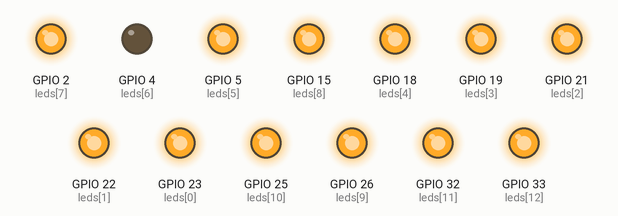
This sketch was run on a simulated ESP32. Shown: output pins drawn as LEDs (lit = HIGH).

Above: at 0.5 s.
At 1.2 s:
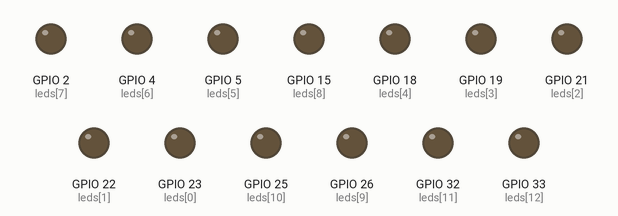
At 2.0 s:
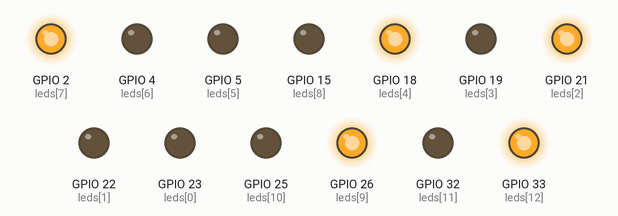
At 3.5 s:
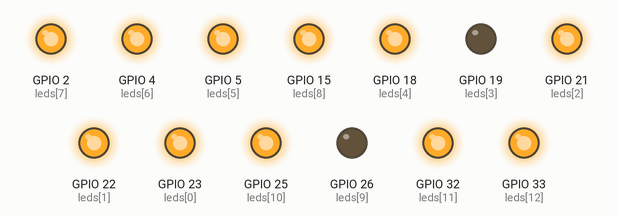
At 5.0 s:
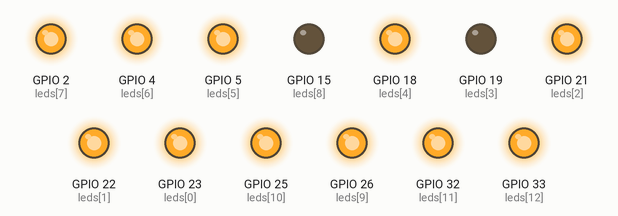
At 6.5 s:
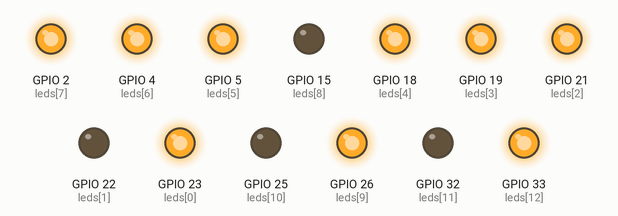
Timing chart, 0 to 9.8 s (numbered marks = the images above):
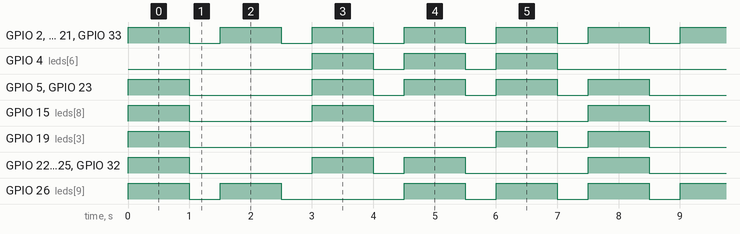

Measured:
- by itself, GPIO 2 (leds[7]), GPIO 18 (leds[4]), GPIO 21 (leds[2]), GPIO 33 (leds[12]): alternates HIGH for 1.0 s and LOW for 0.50 s
- by itself, GPIO 4 (leds[6]): repeats every 7.5 s: 2 × (LOW 0.50 s, HIGH 1.0 s), LOW 3.5 s, HIGH 1.0 s
- by itself, GPIO 5 (leds[5]), GPIO 23 (leds[0]): repeats every 7.5 s: LOW 2.0 s, 3 × (HIGH 1.0 s, LOW 0.50 s), HIGH 1.0 s
- by itself, GPIO 15 (leds[8]): repeats every 7.5 s: LOW 2.0 s, HIGH 1.0 s, LOW 3.5 s, HIGH 1.0 s
- by itself, GPIO 19 (leds[3]): repeats every 7.5 s: LOW 5.0 s, HIGH 1.0 s, LOW 0.50 s, HIGH 1.0 s
- by itself, GPIO 26 (leds[9]): repeats every 7.5 s: LOW 0.50 s, HIGH 1.0 s, LOW 2.0 s, 2 × (HIGH 1.0 s, LOW 0.50 s), HIGH 1.0 s
- by itself, GPIO 22 (leds[1]), GPIO 25 (leds[10]), GPIO 32 (leds[11]): repeats every 7.5 s: LOW 2.0 s, HIGH 1.0 s, LOW 0.50 s, HIGH 1.0 s, LOW 2.0 s, HIGH 1.0 s

The sketch:

matriz_pcb.ino
```cpp
const int leds[] = {
  23, // led1 - fio azul1
  22, // led2 - fio verde1
  21, // led3 - fio branco1
  19, // led4 - fio roxo1
  18, // led5 - fio cinza
  5,  // led6 - fio marron
  4,  // led7 - fio vermelho
  2,  // led8 - fio amarelo
  15, // led9 - fio laranja
  26, // led10 - fio roxo2
  25, // led11 - fio laranja2
  32, // led12 - fio verde2 (atenção que repete, deveria ser diferente)
  33   // led13 - fio azul2
};

const int tempoDesligado = 500; //tempo entre cada número
const int tempoLigado = 1000; //tempo que cada número fica ligado


void setup() {
  for (int i = 0; i < sizeof(leds) / sizeof(leds[0]); i++) {
    pinMode(leds[i], OUTPUT);
  }
}

void loop() {
    numeroZero();
    delay(tempoLigado);
    desligarTudoComTempo();

    numeroUm();
    delay(tempoLigado);
    desligarTudoComTempo();

    numeroDois();
    delay(tempoLigado);
    desligarTudoComTempo();

    numeroTres();
    delay(tempoLigado);
    desligarTudoComTempo();

    numeroQuatro();
    delay(tempoLigado);
    desligarTudoComTempo();

}

void desligarTudo(){
  for (int i = 0; i < sizeof(leds) / sizeof(leds[0]); i++) {
    digitalWrite(leds[i], LOW);
  }
}

void desligarTudoComTempo(){
  for (int i = 0; i < sizeof(leds) / sizeof(leds[0]); i++) {
    digitalWrite(leds[i], LOW);
  }

  delay(tempoDesligado);
}


void ligarCima() {
  digitalWrite(leds[0], HIGH);
  digitalWrite(leds[1], HIGH);
  digitalWrite(leds[2], HIGH);
}

void ligarBaixo() {
  digitalWrite(leds[10], HIGH);
  digitalWrite(leds[11], HIGH);
  digitalWrite(leds[12], HIGH);
}

void ligarEsquerdaCima() {
  digitalWrite(leds[0], HIGH);
  digitalWrite(leds[3], HIGH);
  digitalWrite(leds[5], HIGH);
}

void ligarDireitaCima() {
  digitalWrite(leds[2], HIGH);
  digitalWrite(leds[4], HIGH);
  digitalWrite(leds[7], HIGH);
}

void ligarDireitaBaixo() {
  digitalWrite(leds[5], HIGH);
  digitalWrite(leds[8], HIGH);
  digitalWrite(leds[10], HIGH);
}

void ligarEsquerdaBaixo() {
  digitalWrite(leds[7], HIGH);
  digitalWrite(leds[9], HIGH);
  digitalWrite(leds[12], HIGH);
}

void ligarEsquerda() {
  digitalWrite(leds[0], HIGH);
  digitalWrite(leds[3], HIGH);
  digitalWrite(leds[5], HIGH);
  digitalWrite(leds[8], HIGH);
  digitalWrite(leds[10], HIGH);
}

void ligarDireita() {
  digitalWrite(leds[2], HIGH);
  digitalWrite(leds[4], HIGH);
  digitalWrite(leds[7], HIGH);
  digitalWrite(leds[9], HIGH);
  digitalWrite(leds[12], HIGH);
}

void ligarMeio() {
  digitalWrite(leds[4], HIGH);
  digitalWrite(leds[5], HIGH);
  digitalWrite(leds[6], HIGH);
}

void numeroZero() {
  desligarTudo();
  ligarCima();
  ligarBaixo();
  ligarDireitaCima();
  ligarDireitaBaixo();
  ligarEsquerdaCima();
  ligarEsquerdaBaixo();
}

void numeroUm() {
  desligarTudo();
  ligarDireita();
}

void numeroDois() {
  desligarTudo();
  ligarCima();
  ligarBaixo();
  ligarDireitaCima();
  ligarDireitaBaixo();
  ligarMeio();
}


void numeroTres() {
  desligarTudo();
  ligarCima();
  ligarBaixo();
  ligarDireita();
  ligarMeio();
}


void numeroQuatro() {
  desligarTudo();
  ligarDireita();
  ligarMeio();
  ligarEsquerdaCima();
}
```
